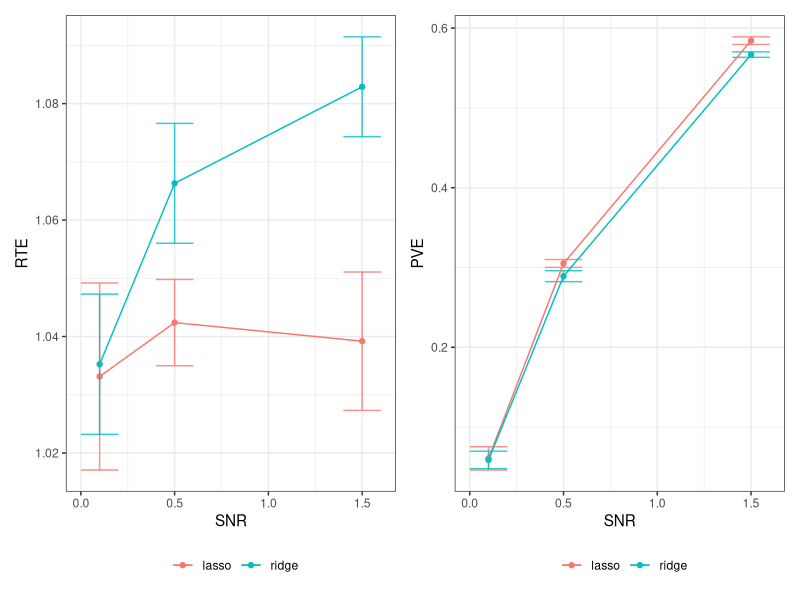
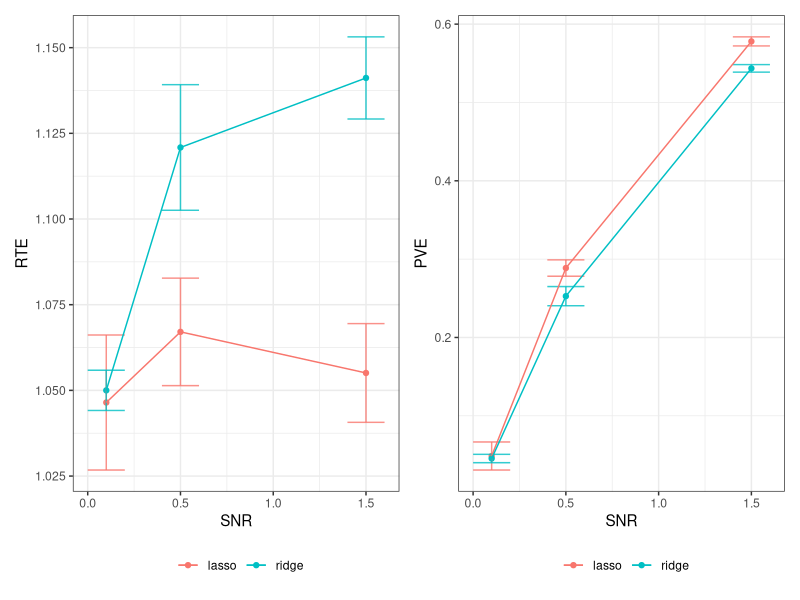

Generate these figures, in order, with R:
## ---- chunk 1
#| results: 'hide'
#| message: false
#| warning: false

library(MASS) 
library(tidyverse) 
library(patchwork) 
library(glmnet)  
## ---- chunk 2
#' Simulate data
#'
#' @param n Number of observations
#' @param p Number of variables
#' @param s Sparsity level (number of nonzero coefficients)
#' @param snr Signal-to-noise ratio
#' @param rho Predictor correlation level
#' @return List containing simulated covariate matrix `X`, 
#' outcome vector `y`, true coefficient vector `beta`, 
#' covariate matrix `Sigma`, and variance of y `sigma`
simulate_data <- function(n, p, s, snr, rho) {
  
  # Generate covariance matrix
  cov_mat = matrix(0, nrow = p, ncol = p)
  for (row in 1:p) {
    for (col in 1:p) {
      cov_mat[row, col] = rho^(abs(row-col))
    }
  }
  
  # Generate X 
  x <- mvrnorm(n=n, mu=rep(0,p), Sigma = cov_mat)

  # Generate beta values 
  b <- rep(0, p)
  b[1:s] <- 1
 
  # find values
  mu <- x %*% b
  intercept <- -mean(mu)
  
  # Calculate variance
  var <- as.numeric((t(b) %*% cov_mat %*% b)/snr)

  # Generate y values
  y <- mvrnorm(mu = mu, Sigma = var*diag(n))
  
  return(list(X = x, y = y, beta = b, Sigma = cov_mat, sigma = var))
}
## ---- chunk 3
#' Return model metrics
#'
#' @param coef_est Vector with estimated coefficients 
#' @param test_data Withheld test set (`simulate_data()` output)
#' @return Vector with relative test error (RTE) and proportion 
#' of variance explained (PVE). 
get_metrics <- function(coef_est, test_data) {
  
  # Extract out values needed
  coef_true <- test_data$beta
  Sigma <- test_data$Sigma
  var_y <- test_data$sigma

  # Calculate relative test error
  RTE <- (t(coef_est - coef_true) %*% Sigma %*% 
            (coef_est - coef_true) + var_y) / 
            var_y
    
  # Calculate PVE
  # Proportion of variance explained
  PVE <- 1 - (t(coef_est - coef_true) %*% Sigma %*%
                (coef_est - coef_true) + var_y) / 
    (var_y + t(coef_true %*% Sigma %*% coef_true))

  
  return(c(RTE = RTE, PVE = PVE))
}
## ---- chunk 4
#' Model selection simulation
#'
#' @param params named vector containing all parameters needed for 
#' data generation (rho, snr, n, p, s)
#' @param seed (optional) random seed to set before setting folds, 
#' by default not used
#' @return Vector with parameter values, results
model_selection <- function(params, seed = NULL) {
  
  # Extract out parameters
  n <- params['n']
  p <- params['p']
  s <- params['s']
  snr <- params['snr']
  rho <- params['rho']

  # Generate training and test data
  train <- simulate_data(n, p, s, snr, rho)
  test <- simulate_data(n, p, s, snr, rho)
  
  # Set folds, if needed
  if (!is.null(seed)){
    set.seed(seed)
  }
  k <- 5
  folds <- sample(1:k, nrow(train$X), replace=TRUE)
  
  # Lasso model
  start_lasso <- Sys.time()
  lasso_cv <- cv.glmnet(train$X, train$y, nfolds = k, foldid = folds, 
                           alpha = 1, family = "gaussian", 
                        intercept=FALSE) 
  lasso_mod <- glmnet(train$X, train$y, lambda = lasso_cv$lambda.min,
                      alpha = 1, family = "gaussian", intercept=FALSE)
  end_lasso <- Sys.time()
  
  # Get lasso results
  lasso_time <- as.numeric(difftime(end_lasso, start_lasso, 
                                    units = "secs"))
  lasso_results <- c(lasso_time, 
                     get_metrics(coef(lasso_mod)[-1], test))
  names(lasso_results) <- c("lasso_sec", "lasso_RTE", "lasso_PVE")
  
  # Ridge model 
  start_ridge <- Sys.time()
  ridge_cv <- cv.glmnet(train$X, train$y, nfolds = k, foldid = folds, 
                        alpha = 0, family = "gaussian", 
                        intercept=FALSE)
  ridge_mod <- glmnet(train$X, train$y, lambda = ridge_cv$lambda.min,
                      alpha = 0, family = "gaussian", intercept=FALSE)
  end_ridge <- Sys.time()
  
  # Get ridge results
  ridge_time <- as.numeric(difftime(end_ridge, start_ridge, 
                                    units = "secs"))
  ridge_results <- c(ridge_time, 
                     get_metrics(coef(ridge_mod)[-1], test))
  names(ridge_results) <- c("ridge_sec", "ridge_RTE", "ridge_PVE")
  
  # Full results
  res <- c(n, p, s, snr, rho, lasso_results, ridge_results)
  
  return(res)
}
## ---- chunk 5
# Set up parameter grid
rho_grid <- c(0.35)
snr_grid <- c(0.1, 0.5, 1.5)
n_grid <- c(500)
p_grid <- c(50, 100)
s_grid = c(10)
iter_grid <- 1:5
param_grid <- expand.grid(rho = rho_grid, snr = snr_grid, n = n_grid,
                          p = p_grid, s = s_grid, iter = iter_grid)

# convert to numeric
param_grid <- as.matrix(param_grid)
head(param_grid)
## ---- chunk 6
# Run experiments
results <- apply(param_grid, 1, model_selection) %>% t() 

# Convert to long data frame
results <- as.data.frame(results) %>% 
  pivot_longer(cols = starts_with(c("lasso", "ridge")),
               names_to = c("method", ".value"), names_sep="_")
## ---- chunk 7
avg_time <- results %>%
  group_by(method, n, p) %>%
  summarize(avg_seconds = round(mean(sec),3)) %>%
  ungroup()
avg_time
## ---- chunk 8
#' Generate RTE and PVE plots for a given set of parameters
#'
#' @param results Data frame with simulation results  
#' @param n_input Number of observations
#' @param p_input Number of variables
#' @param s_input Sparsity level
#' @return ggplot object
generate_plot <- function(results, n_input, p_input, s_input) {
 
  setting <- results %>%
    filter(n == n_input, p == p_input, s == s_input) %>%
    group_by(method, snr) %>%
    summarize(mean_RTE = mean(RTE, na.rm = TRUE), 
              sd_RTE = sd(RTE, na.rm = TRUE),
              mean_PVE = mean(PVE, na.rm = TRUE), 
              sd_PVE = sd(PVE, na.rm = TRUE))

  rte_plot <- ggplot(setting) + 
    geom_point(aes(x = snr, y = mean_RTE, color = method)) + 
    geom_errorbar(aes(x = snr, ymin = mean_RTE - sd_RTE, 
                      ymax = mean_RTE + sd_RTE, color = method),
                  alpha = 0.8, width = 0.2) + 
    geom_line(aes(x = snr, y = mean_RTE, color = method)) + 
    theme_bw() + 
    theme(legend.position = "bottom") + 
    labs(x = "SNR", y = "RTE", color = "")
  
  
  pve_plot <- ggplot(setting) + 
    geom_point(aes(x = snr, y = mean_PVE, color = method)) + 
    geom_errorbar(aes(x = snr, ymin = mean_PVE - sd_PVE, 
                      ymax = mean_PVE + sd_PVE, color = method),
                  alpha = 0.8, width = 0.2) + 
    geom_line(aes(x = snr, y = mean_PVE, color = method)) + 
    theme_bw() + 
    theme(legend.position = "bottom") + 
    labs(x = "SNR", y = "PVE", color = "")

  full_plot <- rte_plot + pve_plot 
  
  return(full_plot)
}
generate_plot(results, 500, 50, 10)
## ---- chunk 9
generate_plot(results, 500, 100, 10)
